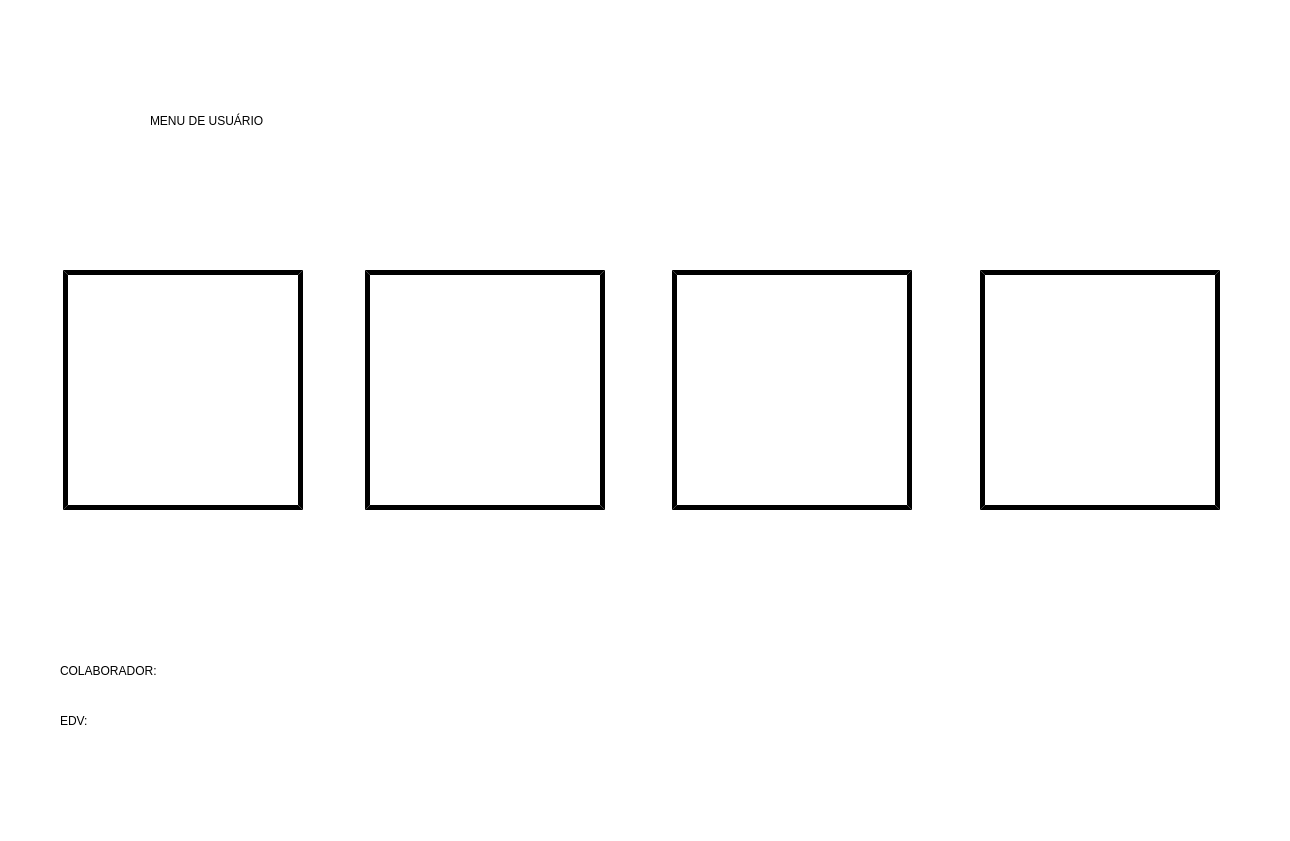
<?xml version="1.0" encoding="UTF-8"?>
<ui version="4.0">
 <class>MainWindow</class>
 <widget class="QMainWindow" name="MainWindow">
  <property name="geometry">
   <rect>
    <x>0</x>
    <y>0</y>
    <width>1290</width>
    <height>841</height>
   </rect>
  </property>
  <property name="minimumSize">
   <size>
    <width>1275</width>
    <height>841</height>
   </size>
  </property>
  <property name="maximumSize">
   <size>
    <width>1290</width>
    <height>841</height>
   </size>
  </property>
  <property name="windowTitle">
   <string>MainWindow</string>
  </property>
  <property name="styleSheet">
   <string notr="true">background-color: rgb(255, 255, 255);</string>
  </property>
  <widget class="QWidget" name="centralwidget">
   <widget class="QPushButton" name="Botao_Documentos">
    <property name="geometry">
     <rect>
      <x>672</x>
      <y>270</y>
      <width>240</width>
      <height>240</height>
     </rect>
    </property>
    <property name="styleSheet">
     <string notr="true">QPushButton{
border-style: outset;
background-color: rgb(255, 255, 255);
border-color: rgb(0, 0, 0);
border-width:5px;
}
QPushButton:pressed{
border-style: inside;
font: 75 9pt &quot;Bosch Sans Bold&quot;;
background-color: rgb(0, 150, 232);
color: rgb(255, 207, 0);
}</string>
    </property>
    <property name="text">
     <string/>
    </property>
    <property name="icon">
     <iconset>
      <normaloff>imagens/DOCUMENTOS.png</normaloff>imagens/DOCUMENTOS.png</iconset>
    </property>
    <property name="iconSize">
     <size>
      <width>220</width>
      <height>220</height>
     </size>
    </property>
   </widget>
   <widget class="QPushButton" name="Botao_Liberar_Maquina">
    <property name="geometry">
     <rect>
      <x>63</x>
      <y>270</y>
      <width>240</width>
      <height>240</height>
     </rect>
    </property>
    <property name="whatsThis">
     <string>&lt;html&gt;&lt;head/&gt;&lt;body&gt;&lt;p&gt;&lt;br/&gt;&lt;/p&gt;&lt;/body&gt;&lt;/html&gt;</string>
    </property>
    <property name="styleSheet">
     <string notr="true">QPushButton{
border-style: outset;
background-color: rgb(255, 255, 255);
border-color: rgb(0, 0, 0);
border-width:5px;
}
QPushButton:pressed{
border-style: inside;
font: 75 9pt &quot;Bosch Sans Bold&quot;;
background-color: rgb(0, 136, 74);
color: rgb(255, 207, 0);
}</string>
    </property>
    <property name="text">
     <string/>
    </property>
    <property name="icon">
     <iconset>
      <normaloff>imagens/CADEADO_FECHADO.png</normaloff>imagens/CADEADO_FECHADO.png</iconset>
    </property>
    <property name="iconSize">
     <size>
      <width>220</width>
      <height>220</height>
     </size>
    </property>
   </widget>
   <widget class="QPushButton" name="Botao_Interface_Didatica">
    <property name="geometry">
     <rect>
      <x>365</x>
      <y>270</y>
      <width>240</width>
      <height>240</height>
     </rect>
    </property>
    <property name="styleSheet">
     <string notr="true">QPushButton{
border-style: outset;
background-color: rgb(255, 255, 255);
border-color: rgb(0, 0, 0);
border-width:5px;
}
QPushButton:pressed{
border-style: inside;
font: 75 9pt &quot;Bosch Sans Bold&quot;;
background-color: rgb(213, 67, 203);
color: rgb(255, 207, 0);
}</string>
    </property>
    <property name="text">
     <string/>
    </property>
    <property name="icon">
     <iconset>
      <normaloff>imagens/INTERFACE.png</normaloff>imagens/INTERFACE.png</iconset>
    </property>
    <property name="iconSize">
     <size>
      <width>220</width>
      <height>220</height>
     </size>
    </property>
   </widget>
   <widget class="QPushButton" name="Botao_Registros">
    <property name="geometry">
     <rect>
      <x>980</x>
      <y>270</y>
      <width>240</width>
      <height>240</height>
     </rect>
    </property>
    <property name="styleSheet">
     <string notr="true">QPushButton{
border-style: outset;
background-color: rgb(255, 255, 255);
border-color: rgb(0, 0, 0);
border-width:5px;
}
QPushButton:pressed{
border-style: inside;
font: 75 9pt &quot;Bosch Sans Bold&quot;;
background-color: rgb(237, 0, 7);
color: rgb(255, 207, 0);
}</string>
    </property>
    <property name="text">
     <string/>
    </property>
    <property name="icon">
     <iconset>
      <normaloff>imagens/REGISTROS.png</normaloff>imagens/REGISTROS.png</iconset>
    </property>
    <property name="iconSize">
     <size>
      <width>220</width>
      <height>220</height>
     </size>
    </property>
   </widget>
   <widget class="QLabel" name="Label_Borda">
    <property name="geometry">
     <rect>
      <x>0</x>
      <y>783</y>
      <width>1290</width>
      <height>18</height>
     </rect>
    </property>
    <property name="text">
     <string/>
    </property>
    <property name="pixmap">
     <pixmap>Imagens/Borda.png</pixmap>
    </property>
    <property name="scaledContents">
     <bool>true</bool>
    </property>
   </widget>
   <widget class="QLabel" name="Label_Menu_De_Usuario">
    <property name="geometry">
     <rect>
      <x>150</x>
      <y>60</y>
      <width>875</width>
      <height>121</height>
     </rect>
    </property>
    <property name="styleSheet">
     <string notr="true">border-style: outset;



background-color: rgb(255, 255, 255);
border-color: rgb(0, 0, 0);
border-width:0px;

font: 75 65pt &quot;Bosch Sans Bold&quot;;</string>
    </property>
    <property name="text">
     <string>MENU DE USUÁRIO</string>
    </property>
   </widget>
   <widget class="QLabel" name="Label_Colaborador">
    <property name="geometry">
     <rect>
      <x>60</x>
      <y>650</y>
      <width>591</width>
      <height>41</height>
     </rect>
    </property>
    <property name="styleSheet">
     <string notr="true">border-style: outset;



background-color: rgb(255, 255, 255);
border-color: rgb(0, 0, 0);
border-width:0px;

font: 75 15pt &quot;Bosch Sans Bold&quot;;</string>
    </property>
    <property name="text">
     <string>COLABORADOR:</string>
    </property>
   </widget>
   <widget class="QLabel" name="Label_EDV">
    <property name="geometry">
     <rect>
      <x>60</x>
      <y>700</y>
      <width>371</width>
      <height>41</height>
     </rect>
    </property>
    <property name="styleSheet">
     <string notr="true">border-style: outset;



background-color: rgb(255, 255, 255);
border-color: rgb(0, 0, 0);
border-width:0px;

font: 75 15pt &quot;Bosch Sans Bold&quot;;</string>
    </property>
    <property name="text">
     <string>EDV:</string>
    </property>
   </widget>
   <widget class="QPushButton" name="Botao_Sair">
    <property name="geometry">
     <rect>
      <x>1080</x>
      <y>30</y>
      <width>161</width>
      <height>161</height>
     </rect>
    </property>
    <property name="styleSheet">
     <string notr="true">border-style: outset;
background-color: rgb(255, 255, 255);
border-color: rgb(0, 0, 0);
</string>
    </property>
    <property name="text">
     <string/>
    </property>
    <property name="icon">
     <iconset>
      <normaloff>imagens/SAIR.png</normaloff>imagens/SAIR.png</iconset>
    </property>
    <property name="iconSize">
     <size>
      <width>140</width>
      <height>140</height>
     </size>
    </property>
   </widget>
  </widget>
  <widget class="QMenuBar" name="menubar">
   <property name="geometry">
    <rect>
     <x>0</x>
     <y>0</y>
     <width>1290</width>
     <height>21</height>
    </rect>
   </property>
  </widget>
  <widget class="QStatusBar" name="statusbar"/>
 </widget>
 <resources/>
 <connections/>
</ui>
